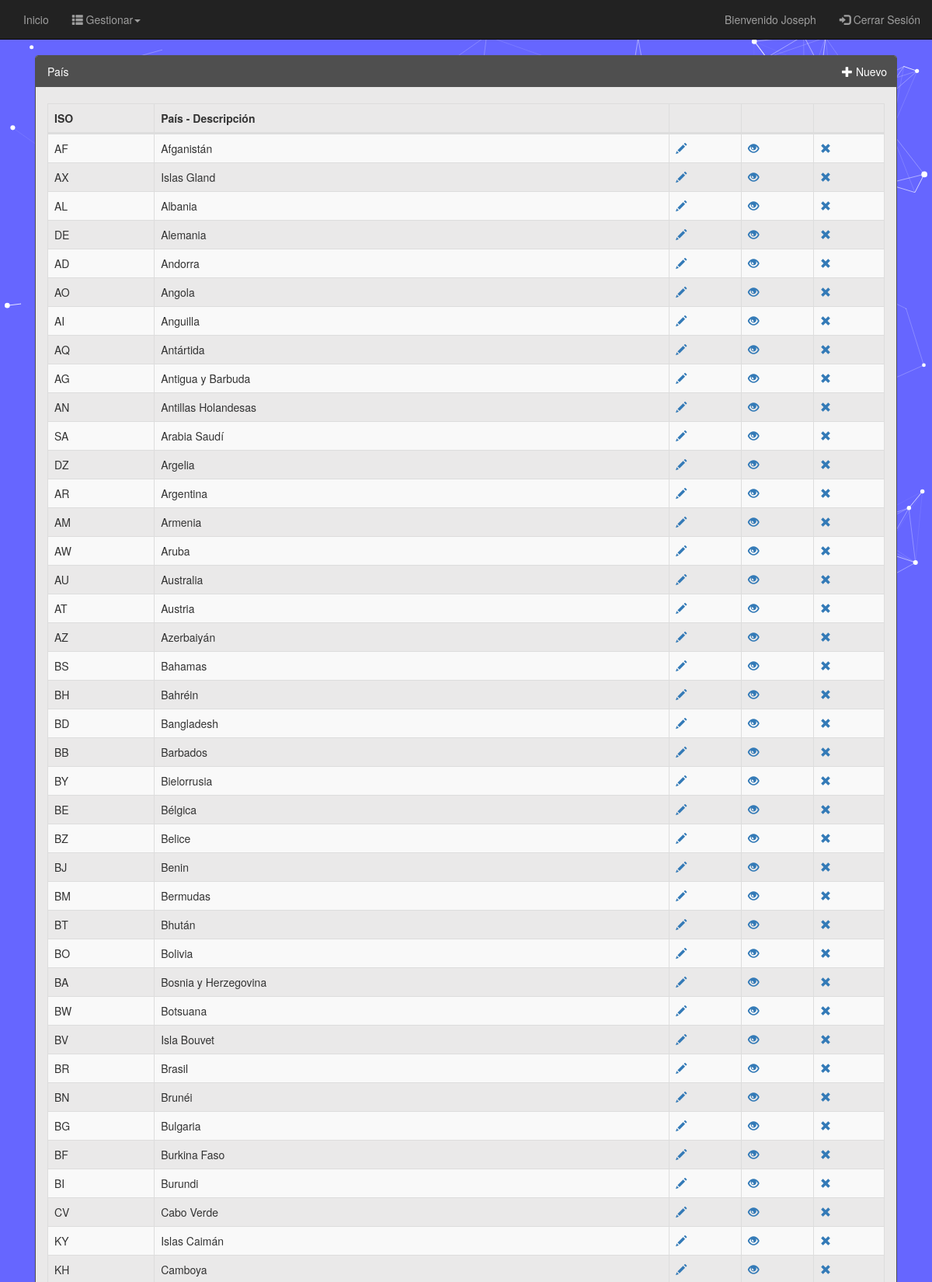
Page /Pais/Principal/principal (signed in, upper part) on the committed database.
### tables this page shows
CREATE TABLE `pais` (
  `id_pais` int(11) NOT NULL,
  `iso` varchar(3) NOT NULL,
  `des_pais` varchar(30) NOT NULL
);

### Library/Views.php (called while the page is built, shortened)
<?php
	class Views
	{
		function render($site, $controller, $view, $array)
		{
			$controllers = get_class($controller);
			require VIEWS.DFT."head.php";
			require VIEWS. $site . '/' . $controllers.'/'.$view.'.php';
			require VIEWS.DFT."footer.php";
		}
	}
?>

### Library/QueryManager.php (called while the page is built, shortened)
<?php
class QueryManager
{
    private $link;
    function __construct($HOST, $USER, $PASS, $NAME)
    {
        $this->link = new mysqli($HOST, $USER, $PASS, $NAME);
    }
    function select2($attr, $table)
    {
        $query  = "SELECT " . $attr . " FROM " . $table . ";";
        $result = $this->link->query($query);
        if ($result->num_rows > 0) {
            while ($row = $result->fetch_assoc()) {
                $response[] = $row;
            }
            return $response;
        }
    }
}

### Models/Principal_model.php (called while the page is built, shortened)
<?php
class Principal_model extends Conexion
{
	function getDataModel($columns, $table){
		return $this->db->select2($columns, $table);
	}
}
?>

### Views/Pais/Principal/principal.php (the view, shortened to what this page needs)
<div class="panel-group col-sm-12">
    <div class="pull-right" style="padding-top: 4px;">
        <a href="<?php echo URL."Pais/Create/create"; ?>" class="btn" role="button"><span class="glyphicon glyphicon-plus"></span> Nuevo</a>
    </div>
    <div class="panel panel-primary" style="background-color: #EAE9E9;">
        <div class="panel-heading">
            País
        </div>
        <div class="panel-body">
          <div class="form-group">
            <div class="table-responsive">
                <table id="tabla" class="table table-striped table-bordered table-hover" cellspacing="0" width="100%">
                    <thead>
                        <tr>
                            <th>ISO</th>
                            <th>País - Descripción</th>
                            <th>&nbsp;</th>
                            <th>&nbsp;</th>
                            <th>&nbsp;</th>
                        </tr>
                    </thead>
                    <tbody>
                    <?php foreach ($array as $key => $value){ ?>
                            <tr>
                                <td><?php echo $value["iso"]; ?></td>
                                <td><?php echo $value["des_pais"]; ?></td>
                                <td>
                                	<a href="<?php echo URL.'Pais/Edit/edit/'. $value["id_pais"] ?>" class="glyphicon glyphicon-pencil"></a>
                                </td>
                                <td>
                                	<a href="<?php echo URL.'Pais/Details/details/'. $value["id_pais"] ?>" class="glyphicon glyphicon-eye-open"></a>
                                </td>
                                <td>
                                	<a href="<?php echo URL.'Pais/Delete/delete/'. $value["id_pais"] ?>" class="glyphicon glyphicon-remove"></a>
                                </td>
                            </tr>
                    <?php } ?>
                    </tbody>
                </table>
            </div>
          </div>
        </div>
    </div>
</div>

### Views/Default/Css/Style.css (style rules this page uses)
body { background: #6666ff; }
.btn { background: #4F4F4F; color: #fff; border-color: #4F4F4F; }
.panel-group > .panel-primary { border-color: #4F4F4F; }
.panel-primary > .panel-heading { background-color: #4F4F4F; border-color: #4F4F4F; }

### Views/Default/footer.php (style rules this page uses)
html { position: relative; min-height: 100%; }
body { margin: 0 0 65px; }

### rows in the picture
pais: iso "AF", des_pais "Afganistán"
pais: iso "AX", des_pais "Islas Gland"
pais: iso "AL", des_pais "Albania"
pais: iso "DE", des_pais "Alemania"
pais: iso "AD", des_pais "Andorra"
pais: iso "AO", des_pais "Angola"
pais: iso "AI", des_pais "Anguilla"
pais: iso "AQ", des_pais "Antártida"
pais: iso "AG", des_pais "Antigua y Barbuda"
pais: iso "AN", des_pais "Antillas Holandesas"
pais: iso "SA", des_pais "Arabia Saudí"
pais: iso "DZ", des_pais "Argelia"
pais: iso "AR", des_pais "Argentina"
pais: iso "AM", des_pais "Armenia"
pais: iso "AW", des_pais "Aruba"
pais: iso "AU", des_pais "Australia"
pais: iso "AT", des_pais "Austria"
pais: iso "AZ", des_pais "Azerbaiyán"
pais: iso "BS", des_pais "Bahamas"
pais: iso "BH", des_pais "Bahréin"
pais: iso "BD", des_pais "Bangladesh"
pais: iso "BB", des_pais "Barbados"
pais: iso "BY", des_pais "Bielorrusia"
pais: iso "BE", des_pais "Bélgica"
pais: iso "BZ", des_pais "Belice"
pais: iso "BJ", des_pais "Benin"
pais: iso "BM", des_pais "Bermudas"
pais: iso "BT", des_pais "Bhután"
pais: iso "BO", des_pais "Bolivia"
pais: iso "BA", des_pais "Bosnia y Herzegovina"
pais: iso "BW", des_pais "Botsuana"
pais: iso "BV", des_pais "Isla Bouvet"
pais: iso "BR", des_pais "Brasil"
pais: iso "BN", des_pais "Brunéi"
pais: iso "BG", des_pais "Bulgaria"
pais: iso "BF", des_pais "Burkina Faso"
pais: iso "BI", des_pais "Burundi"
pais: iso "CV", des_pais "Cabo Verde"
pais: iso "KY", des_pais "Islas Caimán"
pais: iso "KH", des_pais "Camboya"

### other values in the picture
$userName["nom_persona"] "Joseph"
